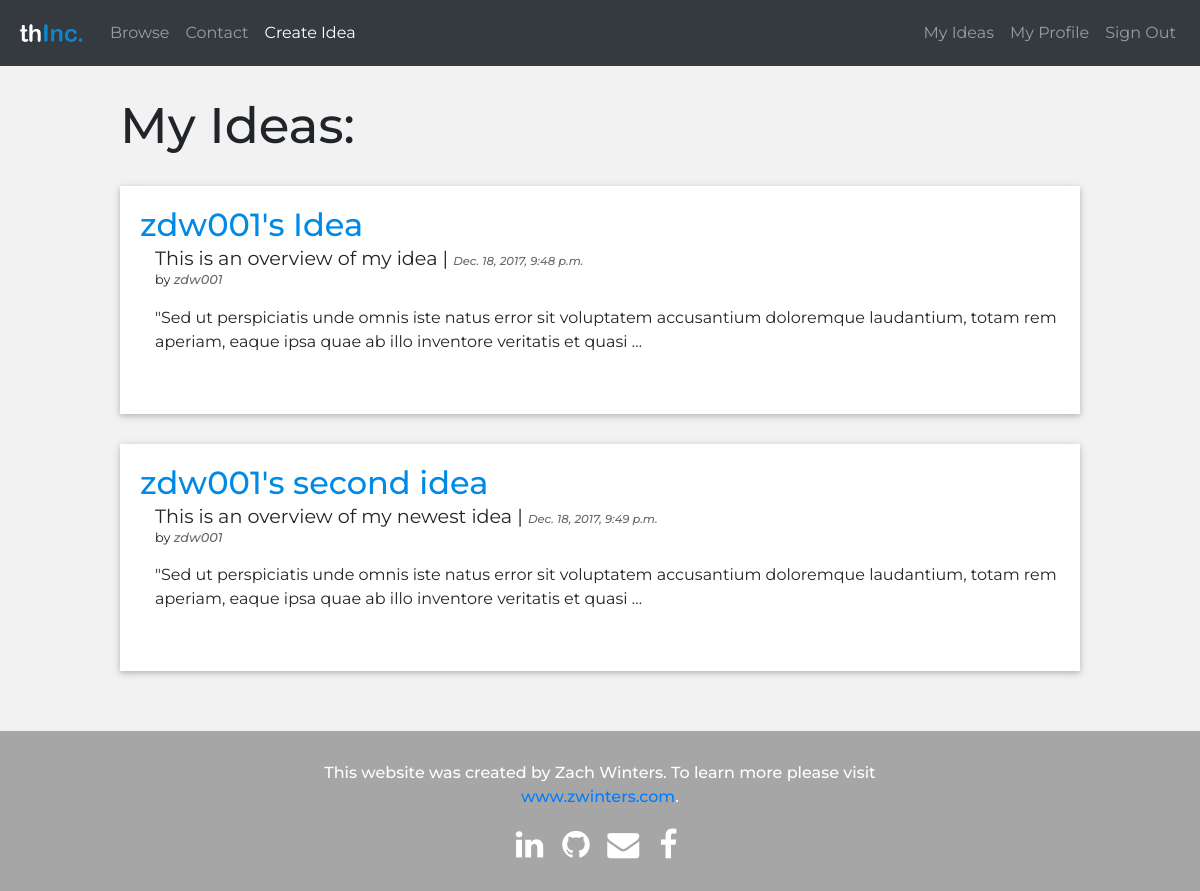
Screenshot of /ideashare/my_ideas/ (signed in) with the database file from the repository.
### ideashare/models.py (models this page shows, shortened)
class Idea(models.Model):
	user = models.ForeignKey('auth.User')
	name = models.CharField(max_length=255, default="", editable=True)
	overview = models.TextField()
	description = models.TextField()
	published_date = models.DateTimeField(auto_now_add=True, null=True)
	updated_date = models.DateTimeField(auto_now=True, auto_now_add=False, null=True)
	votes = models.IntegerField(default=0)
	slug = models.SlugField(unique=True)

### ideashare/views.py (the view)
def my_ideas(request):
	logged_in_user = request.user
	ideas = Idea.objects.filter(user = logged_in_user)
	ideas = ideas.order_by("-votes")
	return render(request, 'ideashare/ideas/my_ideas.html', {
			'ideas': ideas
		})

### templates/ideashare/ideas/my_ideas.html (shortened to what this page needs)
{% extends 'base.html' %}
{% block content %}
<div class="ideas">
<h1 class="section">My Ideas:</h1>
<ul>
    {% for idea in ideas %}
     <li>
        <div class="idea_section">
            <h2>
                <a class="idea_name" href="{% url 'idea_detail' slug=idea.slug %}">{{ idea.name }}
                </a>
            </h2>
            <h3>{{ idea.overview }} | <span class="published_date">{{ idea.published_date }}</span></h3>
            <p class="username">by <i class="username"><a id="user_link" href="{% url 'user_profile' username=idea.user %}">{{ idea.user }}</a></i></p>
            <p style="margin-top: 1em;">{{ idea.description|truncatewords:25 }}</p>
        </div>
    </li>
    {% endfor %}
</ul>
</div>
{% endblock content %}

### static_in_project/our_static/css/style.css (style rules this page uses)
* { font-family: 'Montserrat', sans-serif; font-weight: 500; }
html { height: 100%; }
body { padding-top: 66px; background-color: #f2f2f2; height: 100%; }
h1.section { font-size: 50px; margin-bottom: 30px; }
ul { padding-left: 0; }
.ideas { padding: 30px 10%; background-color: #f2f2f2; }
.ideas h2, .ideas h3, .ideas p { margin: 0; padding: 0 0 0 15px; font-weight: normal; }
.ideas h2 { font-size: 2em; margin: 0 0 3px; padding: 0; color: #008ae6; font-weight: 500; }
.ideas h3 { font-size: 1.2em; }
.ideas li { list-style: none; }
.idea_section { background-color: #fff; -webkit-box-shadow: 0 2px 5px 0 rgba(0,0,0,0.16), 0 2px 10px 0 rgba(0,0,0,0.12); -moz-box-shadow: 0 2px 5px 0 rgba(0,0,0,0.16),0 2px 10px 0 rgba(0,0,0,0.12) box-shadow: 0 2px 5px 0 rgba(0,0,0,0.16), 0 2px 10px 0 rgba(0,0,0,0.12); padding: 20px 20px 60px; margin-bottom: 30px; }
a.idea_name { color: #008ae6; transition: 0.5s; }
.published_date { font-style: italic; color: #696969; font-size: .6em; }
.username { font-size: .8em; margin: 0 0 0 10px; }
.username i { font-size: 1em; margin: 0; color: #696969; }
#user_link { color: #696969; transition: 0.3s; }

### rows the page displays
Idea: name "zdw001's Idea", overview "This is an overview of my idea", published_date "Dec. 18, 2017, 9:48 p.m.", user "zdw001", description "\"Sed ut perspiciatis unde omnis iste natus error sit voluptatem accusantium doloremque laudantium, totam rem aperiam, eaque ipsa quae ab illo inventore veritatis et quasi …"
Idea: name "zdw001's second idea", overview "This is an overview of my newest idea", published_date "Dec. 18, 2017, 9:49 p.m.", user "zdw001", description "\"Sed ut perspiciatis unde omnis iste natus error sit voluptatem accusantium doloremque laudantium, totam rem aperiam, eaque ipsa quae ab illo inventore veritatis et quasi …"
